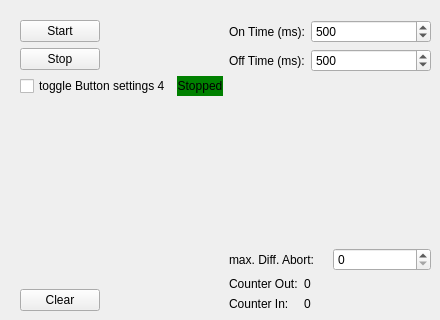
    <widget class="QWidget" name="tab_B4">
     <attribute name="title">
      <string>Taster 4</string>
     </attribute>
     <widget class="QWidget" name="horizontalLayoutWidget_4">
      <property name="geometry">
       <rect>
        <x>20</x>
        <y>20</y>
        <width>411</width>
        <height>291</height>
       </rect>
      </property>
      <layout class="QHBoxLayout" name="hL_Logic4">
       <property name="leftMargin">
        <number>0</number>
       </property>
       <item>
        <layout class="QFormLayout" name="fL_Logic4">
         <item row="0" column="0">
          <widget class="QPushButton" name="pB_Start4">
           <property name="text">
            <string>Start</string>
           </property>
          </widget>
         </item>
         <item row="1" column="0">
          <widget class="QPushButton" name="pB_Stop4">
           <property name="text">
            <string>Stop</string>
           </property>
          </widget>
         </item>
         <item row="3" column="0">
          <spacer name="vS_LogicButtons4">
           <property name="orientation">
            <enum>Qt::Orientation::Vertical</enum>
           </property>
           <property name="sizeHint" stdset="0">
            <size>
             <width>20</width>
             <height>40</height>
            </size>
           </property>
          </spacer>
         </item>
         <item row="4" column="0">
          <widget class="QPushButton" name="pB_Clear4">
           <property name="text">
            <string>Clear</string>
           </property>
          </widget>
         </item>
         <item row="2" column="0">
          <widget class="AnimatedToggle" name="toggle_Button_settings4">
           <property name="text">
            <string>toggle Button settings 4</string>
           </property>
          </widget>
         </item>
         <item row="2" column="1">
          <widget class="QLabel" name="l_RunState4">
           <property name="styleSheet">
            <string notr="true">background-color: green; color: black</string>
           </property>
           <property name="text">
            <string>Stopped</string>
           </property>
           <property name="alignment">
            <set>Qt::AlignmentFlag::AlignCenter</set>
           </property>
          </widget>
         </item>
        </layout>
       </item>
       <item>
        <layout class="QVBoxLayout" name="vL_Parameter4">
         <item>
          <layout class="QFormLayout" name="fL_OnOffTime4">
           <property name="sizeConstraint">
            <enum>QLayout::SizeConstraint::SetFixedSize</enum>
           </property>
           <item row="0" column="0">
            <widget class="QLabel" name="l_OnTime4">
             <property name="text">
              <string>On Time (ms):</string>
             </property>
            </widget>
           </item>
           <item row="0" column="1">
            <widget class="QSpinBox" name="sB_OnTime4">
             <property name="maximum">
              <number>1000</number>
             </property>
             <property name="value">
              <number>500</number>
             </property>
            </widget>
           </item>
           <item row="1" column="1">
            <widget class="QSpinBox" name="sB_OffTime4">
             <property name="maximum">
              <number>1000</number>
             </property>
             <property name="value">
              <number>500</number>
             </property>
            </widget>
           </item>
           <item row="1" column="0">
            <widget class="QLabel" name="l_OffTime4">
             <property name="text">
              <string>Off Time (ms):</string>
             </property>
            </widget>
           </item>
          </layout>
         </item>
         <item>
          <spacer name="vS_Parameter4">
           <property name="orientation">
            <enum>Qt::Orientation::Vertical</enum>
           </property>
           <property name="sizeHint" stdset="0">
            <size>
             <width>20</width>
             <height>40</height>
            </size>
           </property>
          </spacer>
         </item>
         <item>
          <layout class="QHBoxLayout" name="horizontalLayout_4">
           <item>
            <widget class="QLabel" name="l_DiffAbort4">
             <property name="text">
              <string>max. Diff. Abort:</string>
             </property>
            </widget>
           </item>
           <item>
            <widget class="QSpinBox" name="sB_DiffAbort4"/>
           </item>
          </layout>
         </item>
         <item>
          <layout class="QFormLayout" name="fL_Cnt4">
           <property name="sizeConstraint">
            <enum>QLayout::SizeConstraint::SetFixedSize</enum>
           </property>
           <item row="0" column="0">
            <widget class="QLabel" name="l_CntOut4">
             <property name="text">
              <string>Counter Out:</string>
             </property>
            </widget>
           </item>
           <item row="1" column="0">
            <widget class="QLabel" name="l_CntIn4">
             <property name="text">
              <string>Counter In:</string>
             </property>
            </widget>
           </item>
           <item row="0" column="1">
            <widget class="QLabel" name="l_CntOutVal4">
             <property name="text">
              <string>0</string>
             </property>
            </widget>
           </item>
           <item row="1" column="1">
            <widget class="QLabel" name="l_CntInVal4">
             <property name="text">
              <string>0</string>
             </property>
            </widget>
           </item>
          </layout>
         </item>
        </layout>
       </item>
      </layout>
     </widget>
    </widget>
